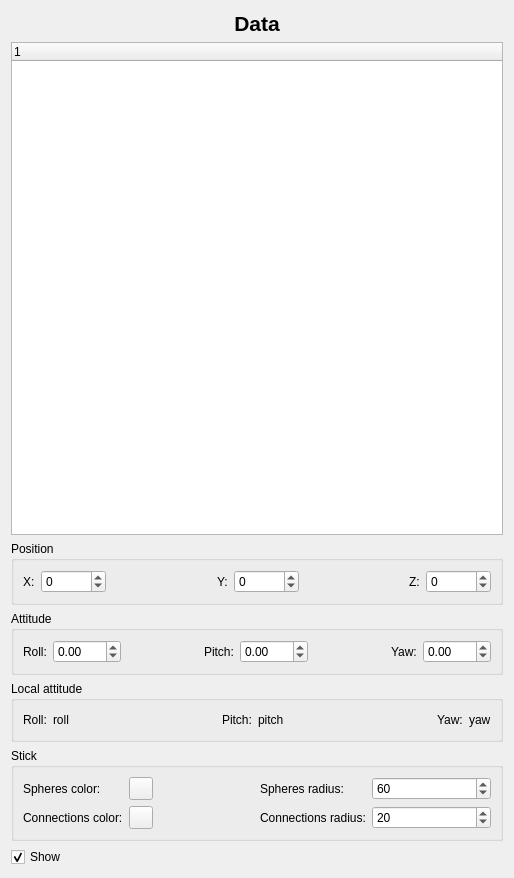
<?xml version="1.0" encoding="UTF-8"?>
<ui version="4.0">
 <class>IMUWidget</class>
 <widget class="QWidget" name="IMUWidget">
  <property name="geometry">
   <rect>
    <x>0</x>
    <y>0</y>
    <width>514</width>
    <height>878</height>
   </rect>
  </property>
  <property name="windowTitle">
   <string>Form</string>
  </property>
  <layout class="QVBoxLayout" name="verticalLayout">
   <item>
    <widget class="QLabel" name="label">
     <property name="font">
      <font>
       <pointsize>16</pointsize>
       <weight>75</weight>
       <bold>true</bold>
      </font>
     </property>
     <property name="text">
      <string>Data</string>
     </property>
     <property name="alignment">
      <set>Qt::AlignCenter</set>
     </property>
    </widget>
   </item>
   <item>
    <widget class="QTreeWidget" name="dataTree">
     <column>
      <property name="text">
       <string notr="true">1</string>
      </property>
     </column>
    </widget>
   </item>
   <item>
    <widget class="QGroupBox" name="positionGroupBox">
     <property name="title">
      <string>Position</string>
     </property>
     <layout class="QHBoxLayout" name="horizontalLayout">
      <item>
       <widget class="QLabel" name="xPosLabel">
        <property name="text">
         <string>X:</string>
        </property>
       </widget>
      </item>
      <item>
       <widget class="QDoubleSpinBox" name="xPos">
        <property name="decimals">
         <number>0</number>
        </property>
        <property name="minimum">
         <double>-10000.000000000000000</double>
        </property>
        <property name="maximum">
         <double>10000.000000000000000</double>
        </property>
        <property name="singleStep">
         <double>10.000000000000000</double>
        </property>
       </widget>
      </item>
      <item>
       <spacer name="horizontalSpacer">
        <property name="orientation">
         <enum>Qt::Horizontal</enum>
        </property>
        <property name="sizeHint" stdset="0">
         <size>
          <width>40</width>
          <height>20</height>
         </size>
        </property>
       </spacer>
      </item>
      <item>
       <widget class="QLabel" name="yPosLabel">
        <property name="text">
         <string>Y:</string>
        </property>
       </widget>
      </item>
      <item>
       <widget class="QDoubleSpinBox" name="yPos">
        <property name="decimals">
         <number>0</number>
        </property>
        <property name="minimum">
         <double>-10000.000000000000000</double>
        </property>
        <property name="maximum">
         <double>10000.000000000000000</double>
        </property>
        <property name="singleStep">
         <double>10.000000000000000</double>
        </property>
        <property name="value">
         <double>0.000000000000000</double>
        </property>
       </widget>
      </item>
      <item>
       <spacer name="horizontalSpacer_2">
        <property name="orientation">
         <enum>Qt::Horizontal</enum>
        </property>
        <property name="sizeHint" stdset="0">
         <size>
          <width>40</width>
          <height>20</height>
         </size>
        </property>
       </spacer>
      </item>
      <item>
       <widget class="QLabel" name="zPosLabel">
        <property name="text">
         <string>Z:</string>
        </property>
       </widget>
      </item>
      <item>
       <widget class="QDoubleSpinBox" name="zPos">
        <property name="decimals">
         <number>0</number>
        </property>
        <property name="minimum">
         <double>-10000.000000000000000</double>
        </property>
        <property name="singleStep">
         <double>10.000000000000000</double>
        </property>
       </widget>
      </item>
     </layout>
    </widget>
   </item>
   <item>
    <widget class="QGroupBox" name="attitudeGroupBox">
     <property name="title">
      <string>Attitude</string>
     </property>
     <layout class="QHBoxLayout" name="horizontalLayout_2">
      <item>
       <widget class="QLabel" name="rollLabel">
        <property name="text">
         <string>Roll:</string>
        </property>
       </widget>
      </item>
      <item>
       <widget class="QDoubleSpinBox" name="roll">
        <property name="minimum">
         <double>-180.000000000000000</double>
        </property>
        <property name="maximum">
         <double>180.000000000000000</double>
        </property>
       </widget>
      </item>
      <item>
       <spacer name="horizontalSpacer_3">
        <property name="orientation">
         <enum>Qt::Horizontal</enum>
        </property>
        <property name="sizeHint" stdset="0">
         <size>
          <width>40</width>
          <height>20</height>
         </size>
        </property>
       </spacer>
      </item>
      <item>
       <widget class="QLabel" name="pitchLabel">
        <property name="text">
         <string>Pitch:</string>
        </property>
       </widget>
      </item>
      <item>
       <widget class="QDoubleSpinBox" name="pitch">
        <property name="minimum">
         <double>-180.000000000000000</double>
        </property>
        <property name="maximum">
         <double>180.000000000000000</double>
        </property>
       </widget>
      </item>
      <item>
       <spacer name="horizontalSpacer_4">
        <property name="orientation">
         <enum>Qt::Horizontal</enum>
        </property>
        <property name="sizeHint" stdset="0">
         <size>
          <width>40</width>
          <height>20</height>
         </size>
        </property>
       </spacer>
      </item>
      <item>
       <widget class="QLabel" name="yawLabel">
        <property name="text">
         <string>Yaw:</string>
        </property>
       </widget>
      </item>
      <item>
       <widget class="QDoubleSpinBox" name="yaw">
        <property name="minimum">
         <double>-180.000000000000000</double>
        </property>
        <property name="maximum">
         <double>180.000000000000000</double>
        </property>
       </widget>
      </item>
     </layout>
    </widget>
   </item>
   <item>
    <widget class="QGroupBox" name="localAttitudeGroupBox">
     <property name="title">
      <string>Local attitude</string>
     </property>
     <layout class="QHBoxLayout" name="horizontalLayout_4">
      <item>
       <widget class="QLabel" name="rollLabel_2">
        <property name="text">
         <string>Roll:</string>
        </property>
       </widget>
      </item>
      <item>
       <widget class="QLabel" name="localRollLabel">
        <property name="text">
         <string>roll</string>
        </property>
       </widget>
      </item>
      <item>
       <spacer name="horizontalSpacer_5">
        <property name="orientation">
         <enum>Qt::Horizontal</enum>
        </property>
        <property name="sizeHint" stdset="0">
         <size>
          <width>40</width>
          <height>20</height>
         </size>
        </property>
       </spacer>
      </item>
      <item>
       <widget class="QLabel" name="pitchLabel_2">
        <property name="text">
         <string>Pitch:</string>
        </property>
       </widget>
      </item>
      <item>
       <widget class="QLabel" name="localPitchLabel">
        <property name="text">
         <string>pitch</string>
        </property>
       </widget>
      </item>
      <item>
       <spacer name="horizontalSpacer_6">
        <property name="orientation">
         <enum>Qt::Horizontal</enum>
        </property>
        <property name="sizeHint" stdset="0">
         <size>
          <width>40</width>
          <height>20</height>
         </size>
        </property>
       </spacer>
      </item>
      <item>
       <widget class="QLabel" name="yawLabel_2">
        <property name="text">
         <string>Yaw:</string>
        </property>
       </widget>
      </item>
      <item>
       <widget class="QLabel" name="localYawLabel">
        <property name="text">
         <string>yaw</string>
        </property>
       </widget>
      </item>
     </layout>
    </widget>
   </item>
   <item>
    <widget class="QGroupBox" name="stickGroupBox">
     <property name="title">
      <string>Stick</string>
     </property>
     <layout class="QHBoxLayout" name="horizontalLayout_3">
      <item>
       <layout class="QFormLayout" name="colorFormLayout">
        <item row="0" column="0">
         <widget class="QLabel" name="label_2">
          <property name="text">
           <string>Spheres color:</string>
          </property>
         </widget>
        </item>
        <item row="0" column="1">
         <widget class="QToolButton" name="sColorToolButton">
          <property name="text">
           <string/>
          </property>
         </widget>
        </item>
        <item row="1" column="0">
         <widget class="QLabel" name="label_3">
          <property name="text">
           <string>Connections color:</string>
          </property>
         </widget>
        </item>
        <item row="1" column="1">
         <widget class="QToolButton" name="cColorToolButton">
          <property name="text">
           <string/>
          </property>
         </widget>
        </item>
       </layout>
      </item>
      <item>
       <layout class="QFormLayout" name="radiusFormLayout">
        <item row="0" column="0">
         <widget class="QLabel" name="label_4">
          <property name="text">
           <string>Spheres radius:</string>
          </property>
         </widget>
        </item>
        <item row="0" column="1">
         <widget class="QDoubleSpinBox" name="sRadiusDoubleSpinBox">
          <property name="decimals">
           <number>0</number>
          </property>
          <property name="minimum">
           <double>20.000000000000000</double>
          </property>
          <property name="maximum">
           <double>150.000000000000000</double>
          </property>
          <property name="value">
           <double>60.000000000000000</double>
          </property>
         </widget>
        </item>
        <item row="1" column="0">
         <widget class="QLabel" name="label_5">
          <property name="text">
           <string>Connections radius:</string>
          </property>
         </widget>
        </item>
        <item row="1" column="1">
         <widget class="QDoubleSpinBox" name="cRadiusDoubleSpinBox">
          <property name="decimals">
           <number>0</number>
          </property>
          <property name="minimum">
           <double>5.000000000000000</double>
          </property>
          <property name="maximum">
           <double>60.000000000000000</double>
          </property>
          <property name="value">
           <double>20.000000000000000</double>
          </property>
         </widget>
        </item>
       </layout>
      </item>
     </layout>
    </widget>
   </item>
   <item>
    <widget class="QCheckBox" name="showCheckBox">
     <property name="text">
      <string>Show</string>
     </property>
     <property name="checked">
      <bool>true</bool>
     </property>
    </widget>
   </item>
  </layout>
 </widget>
 <resources/>
 <connections>
  <connection>
   <sender>cRadiusDoubleSpinBox</sender>
   <signal>valueChanged(double)</signal>
   <receiver>IMUWidget</receiver>
   <slot>updateConnectionsView()</slot>
   <hints>
    <hint type="sourcelabel">
     <x>322</x>
     <y>652</y>
    </hint>
    <hint type="destinationlabel">
     <x>186</x>
     <y>352</y>
    </hint>
   </hints>
  </connection>
  <connection>
   <sender>pitch</sender>
   <signal>valueChanged(double)</signal>
   <receiver>IMUWidget</receiver>
   <slot>updateAttitude()</slot>
   <hints>
    <hint type="sourcelabel">
     <x>202</x>
     <y>566</y>
    </hint>
    <hint type="destinationlabel">
     <x>186</x>
     <y>352</y>
    </hint>
   </hints>
  </connection>
  <connection>
   <sender>roll</sender>
   <signal>valueChanged(double)</signal>
   <receiver>IMUWidget</receiver>
   <slot>updateAttitude()</slot>
   <hints>
    <hint type="sourcelabel">
     <x>70</x>
     <y>566</y>
    </hint>
    <hint type="destinationlabel">
     <x>186</x>
     <y>352</y>
    </hint>
   </hints>
  </connection>
  <connection>
   <sender>sRadiusDoubleSpinBox</sender>
   <signal>valueChanged(double)</signal>
   <receiver>IMUWidget</receiver>
   <slot>updateSpheresView()</slot>
   <hints>
    <hint type="sourcelabel">
     <x>322</x>
     <y>626</y>
    </hint>
    <hint type="destinationlabel">
     <x>186</x>
     <y>352</y>
    </hint>
   </hints>
  </connection>
  <connection>
   <sender>showCheckBox</sender>
   <signal>toggled(bool)</signal>
   <receiver>IMUWidget</receiver>
   <slot>switchVisibility(bool)</slot>
   <hints>
    <hint type="sourcelabel">
     <x>186</x>
     <y>688</y>
    </hint>
    <hint type="destinationlabel">
     <x>186</x>
     <y>352</y>
    </hint>
   </hints>
  </connection>
  <connection>
   <sender>xPos</sender>
   <signal>valueChanged(double)</signal>
   <receiver>IMUWidget</receiver>
   <slot>updatePosition()</slot>
   <hints>
    <hint type="sourcelabel">
     <x>59</x>
     <y>507</y>
    </hint>
    <hint type="destinationlabel">
     <x>186</x>
     <y>352</y>
    </hint>
   </hints>
  </connection>
  <connection>
   <sender>yPos</sender>
   <signal>valueChanged(double)</signal>
   <receiver>IMUWidget</receiver>
   <slot>updatePosition()</slot>
   <hints>
    <hint type="sourcelabel">
     <x>194</x>
     <y>507</y>
    </hint>
    <hint type="destinationlabel">
     <x>186</x>
     <y>352</y>
    </hint>
   </hints>
  </connection>
  <connection>
   <sender>yaw</sender>
   <signal>valueChanged(double)</signal>
   <receiver>IMUWidget</receiver>
   <slot>updateAttitude()</slot>
   <hints>
    <hint type="sourcelabel">
     <x>330</x>
     <y>566</y>
    </hint>
    <hint type="destinationlabel">
     <x>186</x>
     <y>352</y>
    </hint>
   </hints>
  </connection>
  <connection>
   <sender>zPos</sender>
   <signal>valueChanged(double)</signal>
   <receiver>IMUWidget</receiver>
   <slot>updatePosition()</slot>
   <hints>
    <hint type="sourcelabel">
     <x>330</x>
     <y>507</y>
    </hint>
    <hint type="destinationlabel">
     <x>186</x>
     <y>352</y>
    </hint>
   </hints>
  </connection>
 </connections>
 <slots>
  <slot>updateSpheresView()</slot>
  <slot>updateConnectionsView()</slot>
  <slot>updatePosition()</slot>
  <slot>updateAttitude()</slot>
  <slot>switchVisibility(bool)</slot>
 </slots>
</ui>
